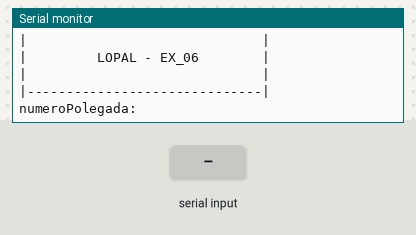
A sketch run on a simulated Arduino Uno, built with avr-gcc and run on an emulated ATmega328P. Shown: the last lines printed to the serial monitor. Inputs (shaded band) come from the test bench.

Above: at 1.2 s.
1.3 s: "90,45\n" received over Serial
At 2.1 s:
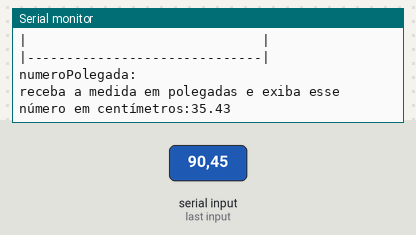
4.0 s: "30,150\n" received over Serial
At 4.8 s:
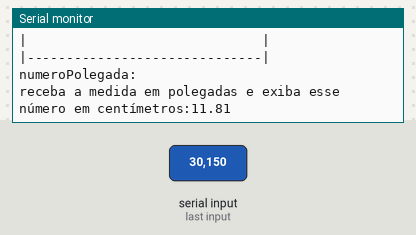
Timing chart, 0 to 7.0 s (numbered marks = the images above; inputs shaded):
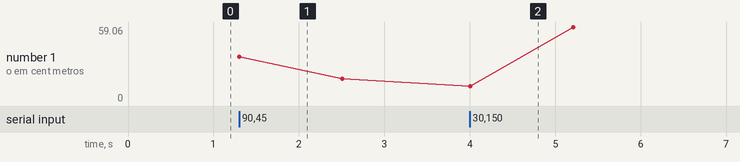

Measured:
- after the input at 1.3 s, the serial monitor: prints a new line at once (image 1)
- after the input at 4.0 s, the serial monitor: prints a new line at once (image 2)

The sketch:

Exerc_cios_06.ino
```cpp
//Faça um programa que receba a medida em polegadas e exiba esse número em
//centímetros.

//Variáveis
float numeroPolegada = 0;
float numeroCm = 0;

void setup()
{
  Serial.begin (9600);
}

void loop()
{

    //cabeçalho - 2 pipes + 30 tracinhos
  Serial.println("|------------------------------|");//primeira Linha
  Serial.println("|                              |");
  Serial.println("|         LOPAL - EX_06        |");
  Serial.println("|                              |");
  Serial.println("|------------------------------|");//última Linha


  Serial.println();//pula uma linha
  Serial.println();//pula uma linha


  Serial.println("numeroPolegada:");
  while (!Serial.available()) {}
  numeroPolegada = Serial.parseFloat();

   //processamento
 numeroCm = numeroPolegada / 2.54;

  //
  Serial.println("receba a medida em polegadas e exiba esse número em centímetros:" + String(numeroCm));
  delay(1000);
}
```
